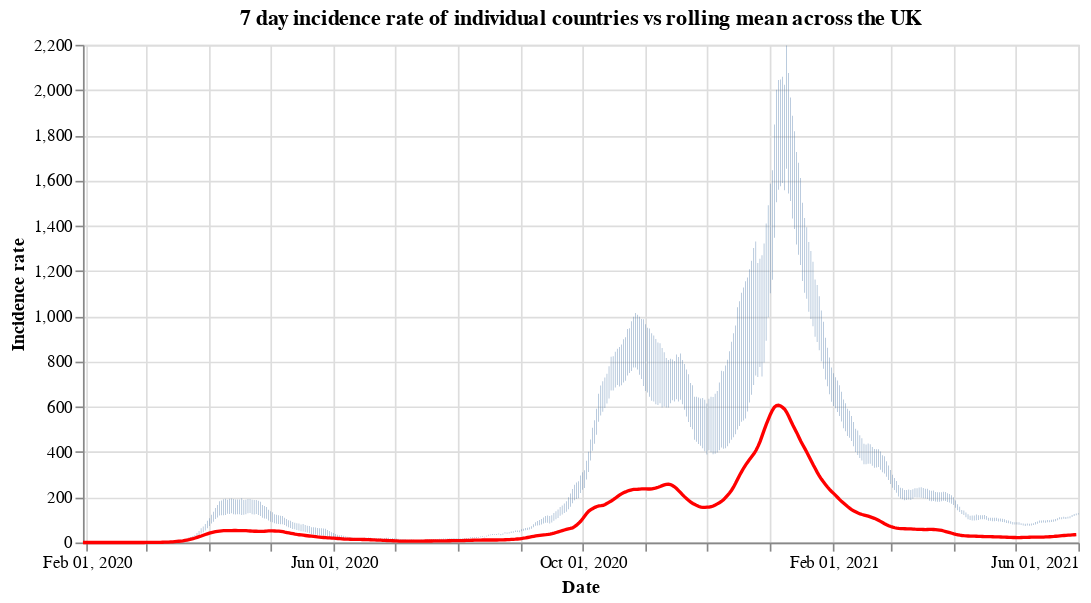

The notebook cell this image was saved under:
### Code cell
#collapse
countries = uk_cases['areaName'].unique()
countries.sort()

selection = alt.selection_single(
    name='Select',
    fields=['areaName'],
    init={'areaName': 'Wales'},
    bind={'areaName': alt.binding_select(options=countries)}
)

# scatter plot, modify opacity based on selection
bars = alt.Chart(uk_cases).mark_bar().add_selection(
    selection
).encode(
    x=alt.X("yearmonthdate(date):T", axis=alt.Axis(title='Date')),
    y=alt.Y("weeklyCasesRate:Q", axis=alt.Axis(title='Incidence rate')),
    tooltip='weeklyCasesRate:Q',
    opacity=alt.condition(selection, alt.value(1), alt.value(0))
).properties(title=f'7 day incidence rate of individual countries vs rolling mean across the UK', width=600)

line = alt.Chart(overview_cases).mark_line(
    color='red',
    size=2,
).transform_window(
    rolling_mean='mean(weeklyCasesRate)',
    frame=[0, 7]
).encode(
    x='yearmonthdate(date):T',
    y='rolling_mean:Q'
)

alt.layer(bars, line)

### Figure 1 — Vega-Lite specification as saved in the notebook (floating-point values rounded to 4 significant figures; data arrays with more than 128 entries replaced by an {"elided": "..."} marker saying what was removed)
{"config": {"view": {"continuousWidth": 400, "continuousHeight": 300}}, "layer": [{"data": {"name": "data-989c34cce7346122cd7834931a38ee04"}, "mark": "bar", "encoding": {"opacity": {"condition": {"value": 1, "selection": "Select"}, "value": 0}, "tooltip": {"type": "quantitative", "field": "weeklyCasesRate"}, "x": {"type": "temporal", "axis": {"title": "Date"}, "field": "date", "timeUnit": "yearmonthdate"}, "y": {"type": "quantitative", "axis": {"title": "Incidence rate"}, "field": "weeklyCasesRate"}}, "selection": {"Select": {"type": "single", "fields": ["areaName"], "init": {"areaName": "Wales"}, "bind": {"areaName": {"input": "select", "options": ["England", "Northern Ireland", "Scotland", "Wales"]}}}}, "title": "7 day incidence rate of individual countries vs rolling mean across the UK", "width": 600}, {"data": {"name": "data-b1f36ea5df09bb402b439e48a2b386a5"}, "mark": {"type": "line", "color": "red", "size": 2}, "encoding": {"x": {"type": "temporal", "field": "date", "timeUnit": "yearmonthdate"}, "y": {"type": "quantitative", "field": "rolling_mean"}}, "transform": [{"window": [{"op": "mean", "field": "weeklyCasesRate", "as": "rolling_mean"}], "frame": [0, 7]}]}], "$schema": "https://vega.github.io/schema/vega-lite/v4.8.1.json", "datasets": {"data-989c34cce7346122cd7834931a38ee04": {"elided": "1860 records"}, "data-b1f36ea5df09bb402b439e48a2b386a5": {"elided": "488 records"}}}
